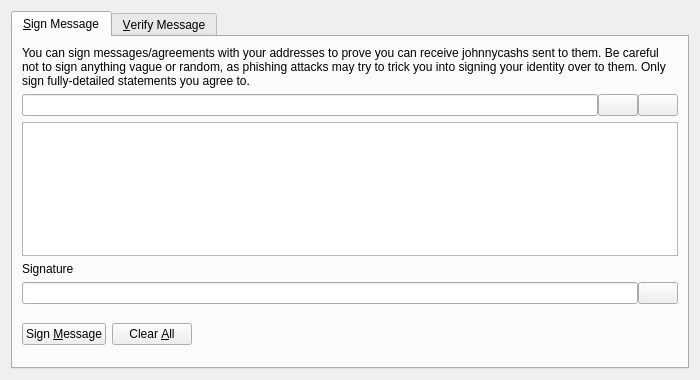
<?xml version="1.0" encoding="UTF-8"?>
<ui version="4.0">
 <class>SignVerifyMessageDialog</class>
 <widget class="QDialog" name="SignVerifyMessageDialog">
  <property name="geometry">
   <rect>
    <x>0</x>
    <y>0</y>
    <width>700</width>
    <height>380</height>
   </rect>
  </property>
  <property name="windowTitle">
   <string>Signatures - Sign / Verify a Message</string>
  </property>
  <property name="modal">
   <bool>true</bool>
  </property>
  <layout class="QVBoxLayout" name="verticalLayout">
   <item>
    <widget class="QTabWidget" name="tabWidget">
     <property name="currentIndex">
      <number>0</number>
     </property>
     <widget class="QWidget" name="tabSignMessage">
      <attribute name="title">
       <string>&amp;Sign Message</string>
      </attribute>
      <layout class="QVBoxLayout" name="verticalLayout_SM">
       <item>
        <widget class="QLabel" name="infoLabel_SM">
         <property name="text">
          <string>You can sign messages/agreements with your addresses to prove you can receive johnnycashs sent to them. Be careful not to sign anything vague or random, as phishing attacks may try to trick you into signing your identity over to them. Only sign fully-detailed statements you agree to.</string>
         </property>
         <property name="textFormat">
          <enum>Qt::PlainText</enum>
         </property>
         <property name="wordWrap">
          <bool>true</bool>
         </property>
        </widget>
       </item>
       <item>
        <layout class="QHBoxLayout" name="horizontalLayout_1_SM">
         <property name="spacing">
          <number>0</number>
         </property>
         <item>
          <widget class="QValidatedLineEdit" name="addressIn_SM">
           <property name="toolTip">
            <string>The johnnycash address to sign the message with</string>
           </property>
          </widget>
         </item>
         <item>
          <widget class="QPushButton" name="addressBookButton_SM">
           <property name="toolTip">
            <string>Choose previously used address</string>
           </property>
           <property name="text">
            <string/>
           </property>
           <property name="icon">
            <iconset resource="../bitcoin.qrc">
             <normaloff>:/icons/address-book</normaloff>:/icons/address-book</iconset>
           </property>
           <property name="shortcut">
            <string>Alt+A</string>
           </property>
           <property name="autoDefault">
            <bool>false</bool>
           </property>
          </widget>
         </item>
         <item>
          <widget class="QPushButton" name="pasteButton_SM">
           <property name="toolTip">
            <string>Paste address from clipboard</string>
           </property>
           <property name="text">
            <string/>
           </property>
           <property name="icon">
            <iconset resource="../bitcoin.qrc">
             <normaloff>:/icons/editpaste</normaloff>:/icons/editpaste</iconset>
           </property>
           <property name="shortcut">
            <string>Alt+P</string>
           </property>
           <property name="autoDefault">
            <bool>false</bool>
           </property>
          </widget>
         </item>
        </layout>
       </item>
       <item>
        <widget class="QPlainTextEdit" name="messageIn_SM">
         <property name="toolTip">
          <string>Enter the message you want to sign here</string>
         </property>
        </widget>
       </item>
       <item>
        <widget class="QLabel" name="signatureLabel_SM">
         <property name="text">
          <string>Signature</string>
         </property>
         <property name="textFormat">
          <enum>Qt::PlainText</enum>
         </property>
        </widget>
       </item>
       <item>
        <layout class="QHBoxLayout" name="horizontalLayout_2_SM">
         <property name="spacing">
          <number>0</number>
         </property>
         <item>
          <widget class="QLineEdit" name="signatureOut_SM">
           <property name="font">
            <font>
             <italic>true</italic>
            </font>
           </property>
           <property name="readOnly">
            <bool>true</bool>
           </property>
          </widget>
         </item>
         <item>
          <widget class="QPushButton" name="copySignatureButton_SM">
           <property name="toolTip">
            <string>Copy the current signature to the system clipboard</string>
           </property>
           <property name="text">
            <string/>
           </property>
           <property name="icon">
            <iconset resource="../bitcoin.qrc">
             <normaloff>:/icons/editcopy</normaloff>:/icons/editcopy</iconset>
           </property>
           <property name="autoDefault">
            <bool>false</bool>
           </property>
          </widget>
         </item>
        </layout>
       </item>
       <item>
        <layout class="QHBoxLayout" name="horizontalLayout_3_SM">
         <item>
          <widget class="QPushButton" name="signMessageButton_SM">
           <property name="toolTip">
            <string>Sign the message to prove you own this johnnycash address</string>
           </property>
           <property name="text">
            <string>Sign &amp;Message</string>
           </property>
           <property name="icon">
            <iconset resource="../bitcoin.qrc">
             <normaloff>:/icons/edit</normaloff>:/icons/edit</iconset>
           </property>
           <property name="autoDefault">
            <bool>false</bool>
           </property>
          </widget>
         </item>
         <item>
          <widget class="QPushButton" name="clearButton_SM">
           <property name="toolTip">
            <string>Reset all sign message fields</string>
           </property>
           <property name="text">
            <string>Clear &amp;All</string>
           </property>
           <property name="icon">
            <iconset resource="../bitcoin.qrc">
             <normaloff>:/icons/remove</normaloff>:/icons/remove</iconset>
           </property>
           <property name="autoDefault">
            <bool>false</bool>
           </property>
          </widget>
         </item>
         <item>
          <spacer name="horizontalSpacer_1_SM">
           <property name="orientation">
            <enum>Qt::Horizontal</enum>
           </property>
           <property name="sizeHint" stdset="0">
            <size>
             <width>40</width>
             <height>48</height>
            </size>
           </property>
          </spacer>
         </item>
         <item>
          <widget class="QLabel" name="statusLabel_SM">
           <property name="font">
            <font>
             <weight>75</weight>
             <bold>true</bold>
            </font>
           </property>
           <property name="text">
            <string/>
           </property>
           <property name="wordWrap">
            <bool>true</bool>
           </property>
          </widget>
         </item>
         <item>
          <spacer name="horizontalSpacer_2_SM">
           <property name="orientation">
            <enum>Qt::Horizontal</enum>
           </property>
           <property name="sizeHint" stdset="0">
            <size>
             <width>40</width>
             <height>48</height>
            </size>
           </property>
          </spacer>
         </item>
        </layout>
       </item>
      </layout>
     </widget>
     <widget class="QWidget" name="tabVerifyMessage">
      <attribute name="title">
       <string>&amp;Verify Message</string>
      </attribute>
      <layout class="QVBoxLayout" name="verticalLayout_VM">
       <item>
        <widget class="QLabel" name="infoLabel_VM">
         <property name="text">
          <string>Enter the receiver's address, message (ensure you copy line breaks, spaces, tabs, etc. exactly) and signature below to verify the message. Be careful not to read more into the signature than what is in the signed message itself, to avoid being tricked by a man-in-the-middle attack. Note that this only proves the signing party receives with the address, it cannot prove sendership of any transaction!</string>
         </property>
         <property name="textFormat">
          <enum>Qt::PlainText</enum>
         </property>
         <property name="alignment">
          <set>Qt::AlignLeading|Qt::AlignLeft|Qt::AlignTop</set>
         </property>
         <property name="wordWrap">
          <bool>true</bool>
         </property>
        </widget>
       </item>
       <item>
        <layout class="QHBoxLayout" name="horizontalLayout_1_VM">
         <property name="spacing">
          <number>0</number>
         </property>
         <item>
          <widget class="QValidatedLineEdit" name="addressIn_VM">
           <property name="toolTip">
            <string>The johnnycash address the message was signed with</string>
           </property>
          </widget>
         </item>
         <item>
          <widget class="QPushButton" name="addressBookButton_VM">
           <property name="toolTip">
            <string>Choose previously used address</string>
           </property>
           <property name="text">
            <string/>
           </property>
           <property name="icon">
            <iconset resource="../bitcoin.qrc">
             <normaloff>:/icons/address-book</normaloff>:/icons/address-book</iconset>
           </property>
           <property name="shortcut">
            <string>Alt+A</string>
           </property>
           <property name="autoDefault">
            <bool>false</bool>
           </property>
          </widget>
         </item>
        </layout>
       </item>
       <item>
        <widget class="QPlainTextEdit" name="messageIn_VM"/>
       </item>
       <item>
        <widget class="QValidatedLineEdit" name="signatureIn_VM"/>
       </item>
       <item>
        <layout class="QHBoxLayout" name="horizontalLayout_2_VM">
         <item>
          <widget class="QPushButton" name="verifyMessageButton_VM">
           <property name="toolTip">
            <string>Verify the message to ensure it was signed with the specified johnnycash address</string>
           </property>
           <property name="text">
            <string>Verify &amp;Message</string>
           </property>
           <property name="icon">
            <iconset resource="../bitcoin.qrc">
             <normaloff>:/icons/transaction_0</normaloff>:/icons/transaction_0</iconset>
           </property>
           <property name="autoDefault">
            <bool>false</bool>
           </property>
          </widget>
         </item>
         <item>
          <widget class="QPushButton" name="clearButton_VM">
           <property name="toolTip">
            <string>Reset all verify message fields</string>
           </property>
           <property name="text">
            <string>Clear &amp;All</string>
           </property>
           <property name="icon">
            <iconset resource="../bitcoin.qrc">
             <normaloff>:/icons/remove</normaloff>:/icons/remove</iconset>
           </property>
           <property name="autoDefault">
            <bool>false</bool>
           </property>
          </widget>
         </item>
         <item>
          <spacer name="horizontalSpacer_1_VM">
           <property name="orientation">
            <enum>Qt::Horizontal</enum>
           </property>
           <property name="sizeHint" stdset="0">
            <size>
             <width>40</width>
             <height>48</height>
            </size>
           </property>
          </spacer>
         </item>
         <item>
          <widget class="QLabel" name="statusLabel_VM">
           <property name="font">
            <font>
             <weight>75</weight>
             <bold>true</bold>
            </font>
           </property>
           <property name="text">
            <string/>
           </property>
           <property name="wordWrap">
            <bool>true</bool>
           </property>
          </widget>
         </item>
         <item>
          <spacer name="horizontalSpacer_2_VM">
           <property name="orientation">
            <enum>Qt::Horizontal</enum>
           </property>
           <property name="sizeHint" stdset="0">
            <size>
             <width>40</width>
             <height>48</height>
            </size>
           </property>
          </spacer>
         </item>
        </layout>
       </item>
      </layout>
     </widget>
    </widget>
   </item>
  </layout>
 </widget>
 <customwidgets>
  <customwidget>
   <class>QValidatedLineEdit</class>
   <extends>QLineEdit</extends>
   <header>qvalidatedlineedit.h</header>
  </customwidget>
 </customwidgets>
 <resources>
  <include location="../bitcoin.qrc"/>
 </resources>
 <connections/>
</ui>
